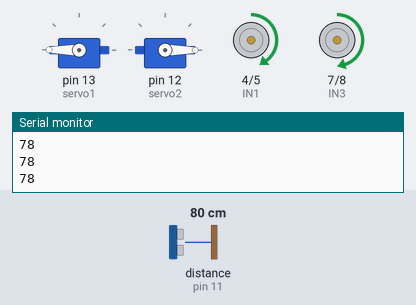
This sketch was run on a simulated Arduino Uno, built with avr-gcc and run on an emulated ATmega328P. Parts: 2 × servo, motor-driver pin pairs drawn as motors (green arrow = first pin HIGH = forward, orange = second pin HIGH = backward, longer = more drive, scaled by the enable pin), the last lines printed to the serial monitor. Wiring (inferred from the names in the program): ultrasonic range finder: trigger pin 10; echo pin 11. The test bench sets the inputs (shaded band); at power-on: distance to the obstacle (sensor on pin 11) 80 cm. The echo pulse lasts 58.3 µs per cm.

Above: at 1.2 s.
1.3 s: distance to the obstacle (sensor on pin 11) set to 5 cm
2.8 s: distance to the obstacle (sensor on pin 11) set to 2 cm
At 7.0 s:
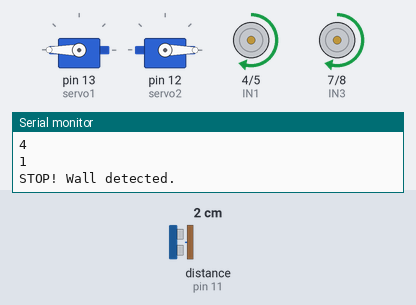
At 15.1 s:
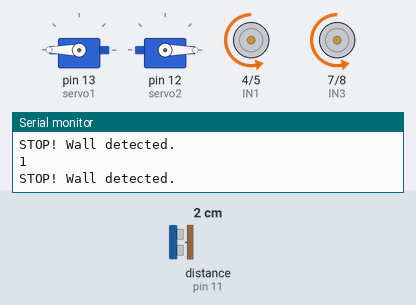
Timing chart, 0 to 19.6 s (numbered marks = the images above; inputs shaded):
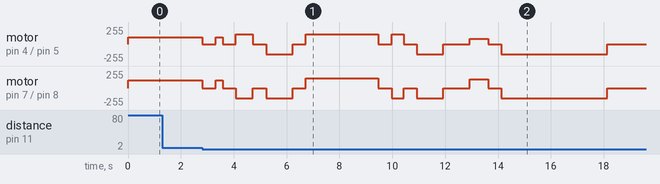

Measured:
- the behaviour switches between 4 and 3 cm on distance to the obstacle (sensor on pin 11) (found by bisection; images 0 and 1)

The sketch:

auto.ino
```cpp
#include <Servo.h>

Servo servo1;

Servo servo2;


int IN1 = 4;

int IN2 = 5;

int ENA = 3;


int IN3 = 7;

int IN4 = 8;

int ENB = 6;

int n =1;

int trigPin = 10;

int echoPin = 11;


void drive(int leftPwm, int rightPwm) {


if (leftPwm >= 0) {

digitalWrite(IN1, HIGH);

digitalWrite(IN2, LOW);

} else {

digitalWrite(IN1, LOW);

digitalWrite(IN2, HIGH);

}

analogWrite(ENA, abs(leftPwm));


if (rightPwm >= 0) {

digitalWrite(IN3, HIGH);

digitalWrite(IN4, LOW);

} else {

digitalWrite(IN3, LOW);

digitalWrite(IN4, HIGH);

}

analogWrite(ENB, abs(rightPwm));

}


void forward(int sp1, int sp2) {

drive(sp1, sp2);

}


void backward(int sp) {

drive(-sp, -sp);

}


void turnLeft(int spLeft, int spRight) {

drive(spLeft, spRight);

}


void turnRight(int spLeft, int spRight) {

drive(spLeft, spRight);

}


void rotateLeft(int sp) {

drive(-sp, sp);

}


void rotateRight(int sp) {

drive(sp, -sp);

}


void stopMotor() {

drive(0, 0);

}


long getDistance() {

digitalWrite(trigPin, LOW);

delayMicroseconds(2);


digitalWrite(trigPin, HIGH);

delayMicroseconds(10);

digitalWrite(trigPin, LOW);


long duration = pulseIn(echoPin, HIGH);

long distance = duration * 0.034 / 2; // เซนติเมตร

return distance;

}


void walkUntilWall(int speed1,int speed2, int stopRange) {


forward(speed1,speed2);


while (true) {

long d = getDistance();

Serial.println(d);


if (d <= stopRange) {

stopMotor();

Serial.println("STOP! Wall detected.");

break;

}

}

}


void setup() {

pinMode(IN1, OUTPUT);

pinMode(IN2, OUTPUT);

pinMode(ENA, OUTPUT);


pinMode(IN3, OUTPUT);

pinMode(IN4, OUTPUT);

pinMode(ENB, OUTPUT);


pinMode(trigPin, OUTPUT);

pinMode(echoPin, INPUT);


Serial.begin(9600);

servo1.attach(13);

servo2.attach(12);


servo1.write(180);

servo2.write(0);

}


void loop() {


while(n==1){

walkUntilWall(100,120, 2);

stopMotor();

delay(500);

forward(90,100);

delay(250);

stopMotor();

delay(500);


rotateRight(150);

delay(650);

stopMotor();

delay(500);


backward(150);

delay(1000);

stopMotor();

delay(500);


forward(80,130);

delay(2750);

stopMotor();

delay(500);


rotateRight(150);

delay(450);

stopMotor();

delay(500);


backward(150);

delay(1000);

stopMotor();

delay(500);


walkUntilWall(100,110, 3);

stopMotor();

delay(500);


forward(80,130);

delay(700);

stopMotor();

delay(500);


backward(150);

delay(4000);

stopMotor();

delay(500);

stopMotor();

n +=1;

}


} 
```
